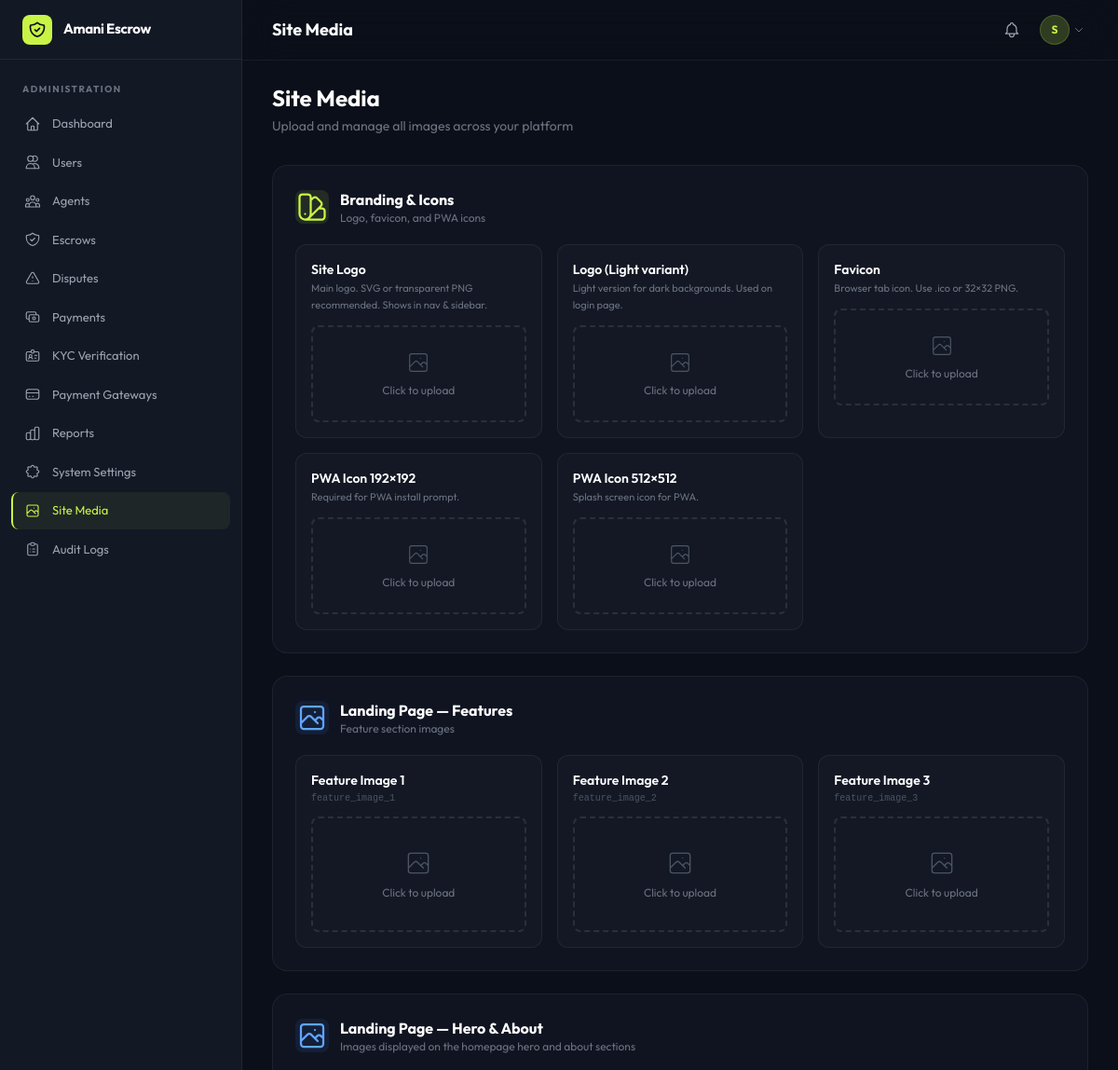
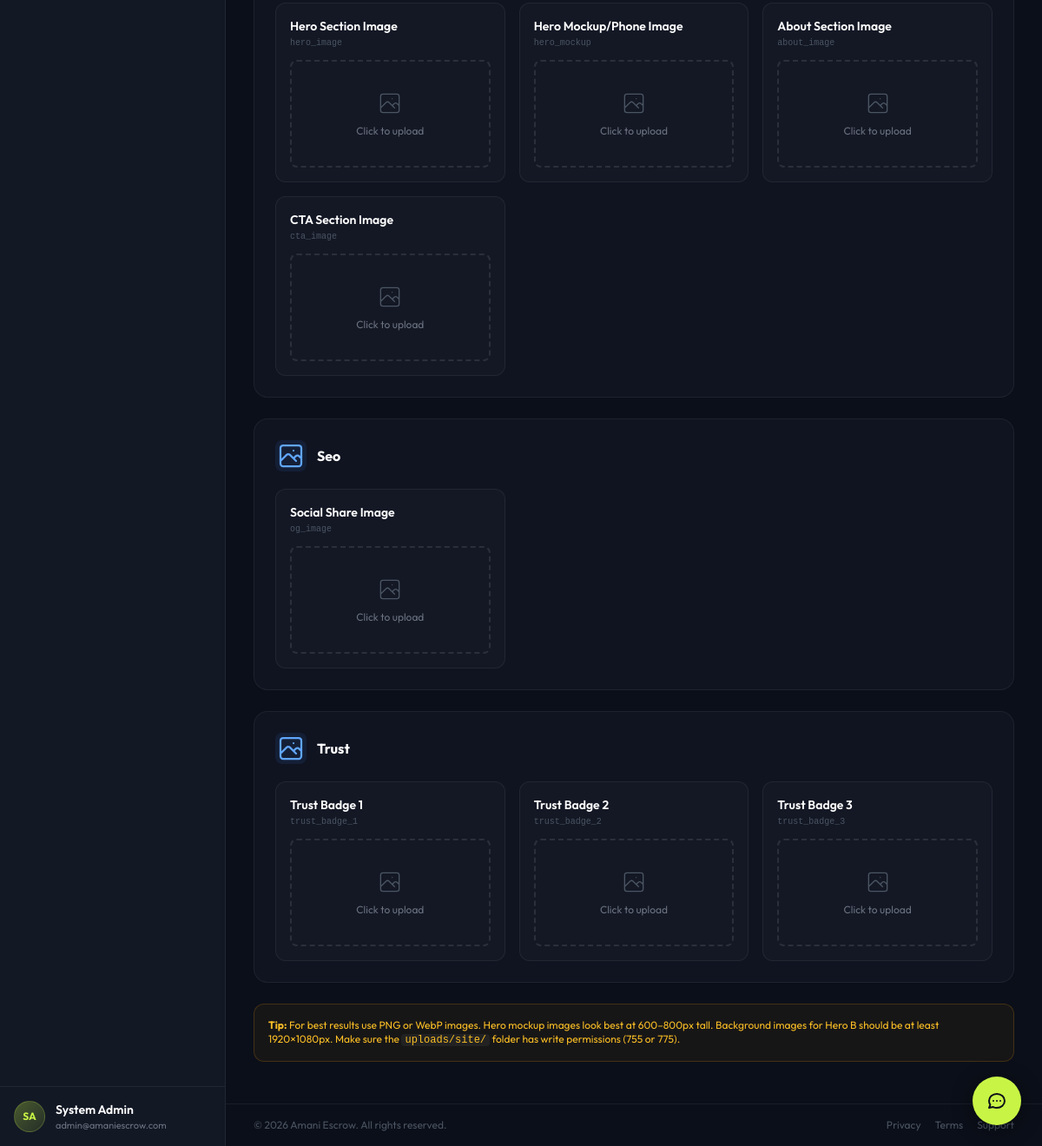
Screenshot of /pages/admin/media.php (signed in) with the database file from the repository (2 pictures, top to bottom).
### tables this page shows
CREATE TABLE `settings` (
    `id` INT UNSIGNED AUTO_INCREMENT PRIMARY KEY,
    `setting_key` VARCHAR(100) NOT NULL UNIQUE,
    `setting_value` TEXT DEFAULT NULL,
    `setting_type` ENUM('text','number','boolean','json','color','image','textarea','file') NOT NULL DEFAULT 'text',
    `category` VARCHAR(50) NOT NULL DEFAULT 'general',
    `label` VARCHAR(150) NOT NULL,
    `description` TEXT DEFAULT NULL,
    `is_public` TINYINT(1) NOT NULL DEFAULT 0,
    `updated_at` DATETIME NOT NULL DEFAULT CURRENT_TIMESTAMP ON UPDATE CURRENT_TIMESTAMP,
    INDEX `idx_settings_key` (`setting_key`),
    INDEX `idx_settings_category` (`category`)
);

CREATE TABLE `wallets` (
    `id` INT UNSIGNED AUTO_INCREMENT PRIMARY KEY,
    `user_id` INT UNSIGNED NOT NULL,
    `currency` VARCHAR(3) NOT NULL DEFAULT 'KES',
    `balance` DECIMAL(15,2) NOT NULL DEFAULT 0.00,
    `escrow_balance` DECIMAL(15,2) NOT NULL DEFAULT 0.00,
    `total_earned` DECIMAL(15,2) NOT NULL DEFAULT 0.00,
    `total_withdrawn` DECIMAL(15,2) NOT NULL DEFAULT 0.00,
    `is_active` TINYINT(1) NOT NULL DEFAULT 1,
    `created_at` DATETIME NOT NULL DEFAULT CURRENT_TIMESTAMP,
    `updated_at` DATETIME NOT NULL DEFAULT CURRENT_TIMESTAMP ON UPDATE CURRENT_TIMESTAMP,
    UNIQUE KEY `unique_user_currency` (`user_id`, `currency`),
    FOREIGN KEY (`user_id`) REFERENCES `users`(`id`)
);

CREATE TABLE `users` (
    `id` INT UNSIGNED AUTO_INCREMENT PRIMARY KEY,
    `uuid` VARCHAR(36) NOT NULL UNIQUE,
    `first_name` VARCHAR(100) NOT NULL,
    `last_name` VARCHAR(100) NOT NULL,
    `email` VARCHAR(255) NOT NULL UNIQUE,
    `phone` VARCHAR(20) DEFAULT NULL,
    `password_hash` VARCHAR(255) NOT NULL,
    `avatar` VARCHAR(500) DEFAULT NULL,
    `role` ENUM('user','agent','admin','superadmin') NOT NULL DEFAULT 'user',
    `status` ENUM('active','suspended','banned','pending') NOT NULL DEFAULT 'pending',
    `email_verified` TINYINT(1) NOT NULL DEFAULT 0,
    `phone_verified` TINYINT(1) NOT NULL DEFAULT 0,
    `kyc_status` ENUM('none','pending','approved','rejected') NOT NULL DEFAULT 'none',
    `trust_score` DECIMAL(5,2) NOT NULL DEFAULT 0.00,
    `total_transactions` INT UNSIGNED NOT NULL DEFAULT 0,
    `total_volume` DECIMAL(15,2) NOT NULL DEFAULT 0.00,
    `preferred_currency` VARCHAR(3) NOT NULL DEFAULT 'KES',
    `timezone` VARCHAR(50) DEFAULT 'Africa/Nairobi',
    `two_factor_enabled` TINYINT(1) NOT NULL DEFAULT 0,
    `two_factor_secret` VARCHAR(255) DEFAULT NULL,
    `email_verification_token` VARCHAR(255) DEFAULT NULL,
    `password_reset_token` VARCHAR(255) DEFAULT NULL,
    `password_reset_expires` DATETIME DEFAULT NULL,
    `last_login_at` DATETIME DEFAULT NULL,
    `last_login_ip` VARCHAR(45) DEFAULT NULL,
    `business_name` VARCHAR(255) DEFAULT NULL,
    `business_type` VARCHAR(100) DEFAULT NULL,
    `business_registration` VARCHAR(100) DEFAULT NULL,
    `address` TEXT DEFAULT NULL,
    `city` VARCHAR(100) DEFAULT NULL,
    `country` VARCHAR(100) DEFAULT 'Kenya',
    `created_at` DATETIME NOT NULL DEFAULT CURRENT_TIMESTAMP,
    `updated_at` DATETIME NOT NULL DEFAULT CURRENT_TIMESTAMP ON UPDATE CURRENT_TIMESTAMP,
    INDEX `idx_users_email` (`email`),
    INDEX `idx_users_role` (`role`),
    INDEX `idx_users_status` (`status`)
);

CREATE TABLE `site_media` (
    `id` INT UNSIGNED AUTO_INCREMENT PRIMARY KEY,
    `media_key` VARCHAR(100) NOT NULL UNIQUE,
    `file_path` VARCHAR(500) DEFAULT NULL,
    `title` VARCHAR(255) NOT NULL,
    `alt_text` VARCHAR(255) DEFAULT NULL,
    `section` VARCHAR(50) NOT NULL DEFAULT 'general',
    `sort_order` INT NOT NULL DEFAULT 0,
    `is_active` TINYINT(1) NOT NULL DEFAULT 1,
    `created_at` DATETIME NOT NULL DEFAULT CURRENT_TIMESTAMP,
    `updated_at` DATETIME NOT NULL DEFAULT CURRENT_TIMESTAMP ON UPDATE CURRENT_TIMESTAMP,
    INDEX `idx_media_key` (`media_key`),
    INDEX `idx_media_section` (`section`)
);

### pages/admin/media.php (the view, shortened to what the rows shown need)
<?php
$pageTitle = 'Site Media';
require_once __DIR__ . '/../../includes/init.php';
$db = Database::getInstance();
$mediaItems = $db->fetchAll("SELECT * FROM site_media ORDER BY section, sort_order");
$grouped = [];
foreach ($mediaItems as $m) {
    $grouped[$m['section']][] = $m;
}
$sectionLabels = [
    'homepage' => ['Landing Page — Hero & About', 'Images displayed on the homepage hero and about sections'],
    'features' => ['Landing Page — Features', 'Feature section images'],
    'general' => ['General', 'Other site media'],
];
require_once APP_ROOT . '/templates/header.php';
?>
<div class="max-w-5xl mx-auto">
    <div class="mb-8">
        <h1 class="text-2xl font-bold text-white">Site Media</h1>
    </div>
    <div class="glass-card rounded-2xl border border-white/[0.06] p-6 mb-6">
        <div class="flex items-center gap-3 mb-5">
            <div>
                <h2 class="text-base font-bold text-white">Branding & Icons</h2>
            </div>
        </div>
    </div>
    <?php foreach ($grouped as $section => $items):
        $label = $sectionLabels[$section] ?? [ucfirst($section), ''];
    ?>
    <div class="glass-card rounded-2xl border border-white/[0.06] p-6 mb-6">
        <div class="flex items-center gap-3 mb-5">
            <div class="w-9 h-9 rounded-lg bg-blue-500/10 flex items-center justify-center">
            </div>
            <div>
                <h2 class="text-base font-bold text-white"><?= $label[0] ?></h2>
                <?php if ($label[1]): ?><p class="text-xs text-gray-500"><?= $label[1] ?></p><?php endif; ?>
            </div>
        </div>
        <div class="grid grid-cols-1 sm:grid-cols-2 lg:grid-cols-3 gap-4">
            <?php foreach ($items as $m):
                $hasFile = $m['file_path'] && mediaExists($m['file_path']);
            ?>
            <div class="rounded-xl border border-white/[0.06] bg-white/[0.02] p-4">
                <p class="text-sm font-semibold text-white mb-0.5"><?= htmlspecialchars($m['title']) ?></p>
                <p class="text-[10px] text-gray-600 font-mono mb-3"><?= $m['media_key'] ?></p>
                <?php if ($hasFile): ?>
                <div class="mb-3 rounded-lg overflow-hidden bg-surface-100 border border-white/[0.04]">
                    <img src="<?= mediaUrl($m['file_path']) ?>" alt="<?= htmlspecialchars($m['alt_text'] ?? '') ?>" class="w-full h-36 object-cover">
                </div>
                <div class="flex gap-2">
                    <form method="POST" enctype="multipart/form-data" class="flex-1">
                        <?= Auth::csrfField() ?>
                        <input type="hidden" name="action" value="upload_media">
                        <input type="hidden" name="media_key" value="<?= $m['media_key'] ?>">
                        <label class="flex items-center justify-center gap-1.5 px-3 py-2 border border-white/10 rounded-lg text-xs text-gray-400 hover:bg-white/[0.04] hover:border-accent/30 cursor-pointer transition-all w-full">
                            <svg class="w-3.5 h-3.5" fill="none" viewBox="0 0 24 24" stroke="currentColor" stroke-width="2"><path stroke-linecap="round" stroke-linejoin="round" d="M4 16v1a3 3 0 003 3h10a3 3 0 003-3v-1m-4-8l-4-4m0 0L8 8m4-4v12"/></svg>
                            Replace
                            <input type="file" name="file" class="hidden" accept="image/*" onchange="this.form.submit()">
                        </label>
                    </form>
                    <form method="POST">
                        <?= Auth::csrfField() ?>
                        <input type="hidden" name="action" value="delete_media">
                        <input type="hidden" name="media_key" value="<?= $m['media_key'] ?>">
                        <button type="submit" onclick="return confirm('Remove this image?')" class="px-3 py-2 border border-red-500/20 rounded-lg text-xs text-red-400 hover:bg-red-500/10 transition-all">Remove</button>
                    </form>
                </div>
                <?php else: ?>
                <form method="POST" enctype="multipart/form-data">
                    <label class="flex flex-col items-center justify-center gap-2 px-4 py-8 border-2 border-dashed border-white/10 rounded-lg text-gray-500 hover:bg-white/[0.02] hover:border-accent/30 cursor-pointer transition-all">
                        <span class="text-xs">Click to upload</span>
                    </label>
                </form>
                <?php endif; ?>
            </div>
            <?php endforeach; ?>
        </div>
    </div>
    <?php endforeach; ?>
</div>
<?php require_once APP_ROOT . '/templates/footer.php'; ?>

### templates/header.php (shortened to what the rows shown need)
<?php
$currentUser = Auth::user();
$platformName = Settings::get('platform_name', 'Amani Escrow');
$logoUrl = siteLogo();
?>
<!DOCTYPE html>
<html lang="en" class="h-full">
<head>
    <script src="https://cdn.tailwindcss.com"></script>
</head>
<body class="h-full overflow-x-hidden">
<div class="flex h-full">
<aside id="sidebar" class="hidden lg:flex lg:flex-col w-[260px] bg-surface-100 fixed inset-y-0 left-0 z-40 border-r border-white/[0.06]">
    <div class="flex items-center gap-3 px-6 h-16 border-b border-white/[0.06]">
        <?php if ($logoUrl): ?>
            <img src="<?= htmlspecialchars($logoUrl) ?>" alt="<?= htmlspecialchars($platformName) ?>" class="h-8 w-auto max-w-[200px] object-contain object-left">
        <?php else: ?>
            <div class="w-8 h-8 rounded-lg bg-accent flex items-center justify-center shrink-0">
            </div>
            <span class="text-[15px] font-bold text-white tracking-tight"><?= htmlspecialchars($platformName) ?></span>
        <?php endif; ?>
    </div>
    <div class="px-4 py-4 border-t border-white/[0.06]">
        <div class="flex items-center gap-3">
            <?php
            $avatarUrl = !empty($currentUser['avatar']) ? (strpos($currentUser['avatar'], 'http') === 0 ? $currentUser['avatar'] : APP_URL . '/' . ltrim($currentUser['avatar'], '/')) : '';
            ?>
            <?php if ($avatarUrl): ?>
                <img src="<?= htmlspecialchars($avatarUrl) ?>" alt="" class="w-9 h-9 rounded-full object-cover border border-accent/20">
            <?php else: ?>
                <div class="w-9 h-9 rounded-full bg-gradient-to-br from-accent/30 to-accent/10 flex items-center justify-center text-accent text-xs font-bold border border-accent/20">
                    <?= strtoupper(substr($currentUser['first_name'],0,1).substr($currentUser['last_name'],0,1)) ?>
                </div>
            <?php endif; ?>
            <div class="flex-1 min-w-0">
                <p class="text-sm font-semibold text-white truncate"><?= htmlspecialchars($currentUser['first_name'].' '.$currentUser['last_name']) ?></p>
                <p class="text-[11px] text-gray-500 truncate"><?= htmlspecialchars($currentUser['email']) ?></p>
            </div>
        </div>
    </div>
</aside>
            <?php
            $avatarUrl = !empty($currentUser['avatar']) ? (strpos($currentUser['avatar'], 'http') === 0 ? $currentUser['avatar'] : APP_URL . '/' . ltrim($currentUser['avatar'], '/')) : '';
            ?>
<div class="flex-1 lg:ml-[260px] flex flex-col min-h-screen">
    <header class="sticky top-0 z-20 bg-surface/80 backdrop-blur-xl border-b border-white/[0.06]">
        <div class="flex items-center justify-between px-4 lg:px-8 h-16">
            <div class="flex items-center gap-4">
                <h2 class="text-lg font-bold text-white"><?= htmlspecialchars($pageTitle ?? 'Dashboard') ?></h2>
            </div>
            <div class="flex items-center gap-1 sm:gap-2 shrink-0">
                <div class="relative">
                    <button onclick="toggleDropdown('userDD')" class="flex items-center gap-1 p-1 rounded-xl hover:bg-white/5 transition-colors shrink-0">
                        <?php if ($avatarUrl): ?>
                            <img src="<?= htmlspecialchars($avatarUrl) ?>" alt="" class="w-7 h-7 sm:w-8 sm:h-8 rounded-full object-cover border border-accent/20">
                        <?php else: ?>
                            <div class="w-7 h-7 sm:w-8 sm:h-8 rounded-full bg-accent/20 flex items-center justify-center text-accent text-[10px] sm:text-xs font-bold border border-accent/20"><?= strtoupper(substr($currentUser['first_name'],0,1)) ?></div>
                        <?php endif; ?>
                        <svg class="w-3 h-3 text-gray-500 hidden sm:block" fill="none" viewBox="0 0 24 24" stroke="currentColor" stroke-width="2"><path stroke-linecap="round" stroke-linejoin="round" d="M19 9l-7 7-7-7"/></svg>
                    </button>
                </div>
            </div>
        </div>
    </header>
    <main class="flex-1 px-4 lg:px-8 py-6">

### rows the page displays
settings: setting_value "Amani Escrow"
wallets: user.last_name "SA", user.last_name "System Admin", user.email "admin@amaniescrow.com", user.first_name "S"
site_media: title "Feature Image 1", media_key "feature_image_1"
site_media: title "Feature Image 2", media_key "feature_image_2"
site_media: title "Feature Image 3", media_key "feature_image_3"
site_media: title "Hero Section Image", media_key "hero_image"
site_media: title "Hero Mockup/Phone Image", media_key "hero_mockup"
site_media: title "About Section Image", media_key "about_image"
site_media: title "CTA Section Image", media_key "cta_image"
site_media: title "Social Share Image", media_key "og_image"
site_media: title "Trust Badge 1", media_key "trust_badge_1"
site_media: title "Trust Badge 2", media_key "trust_badge_2"
site_media: title "Trust Badge 3", media_key "trust_badge_3"

### other values shown
$l[2] "Dashboard"
$l[2] "Users"
$l[2] "Agents"
$l[2] "Escrows"
$l[2] "Disputes"
$l[2] "Payments"
$l[2] "KYC Verification"
$l[2] "Payment Gateways"
$l[2] "Reports"
$l[2] "System Settings"
$l[2] "Site Media"
$l[2] "Audit Logs"
$pageTitle "Site Media"
$bs[1] "Site Logo"
$bs[2] "Main logo. SVG or transparent PNG recommended. Shows in nav & sidebar."
